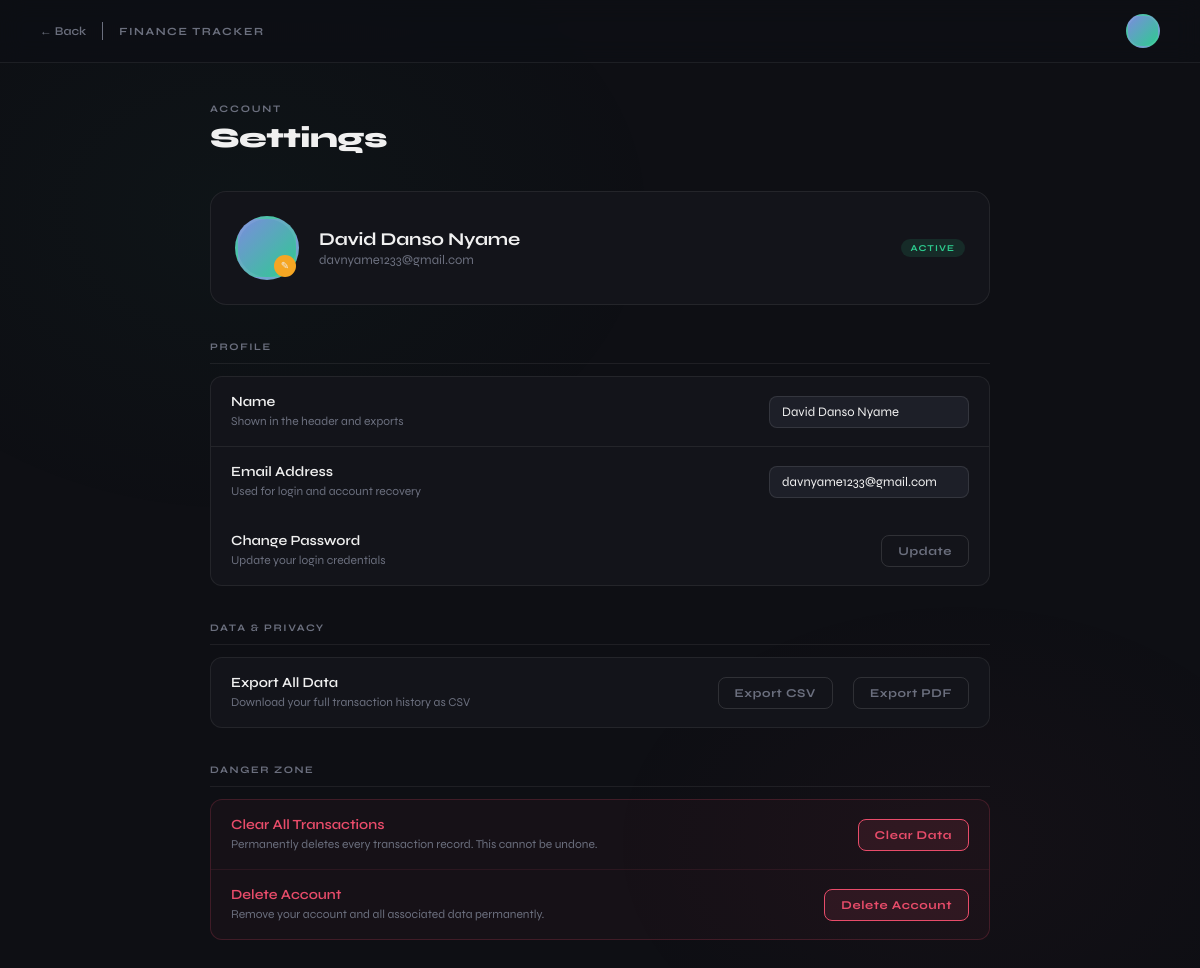
The page /settings (signed in) on the database its author committed.
### main.py (models this page shows, shortened)
class User(db.Model, UserMixin):
    id = db.Column(db.Integer, primary_key=True)
    username = db.Column(db.String(80), unique=True, nullable=False)
    email = db.Column(db.String(120), unique=True, nullable=False)
    password_hash = db.Column(db.String(256), nullable=False)
    transactions = db.relationship('Transaction', backref='user', lazy=True)

### main.py (the view, shortened to what this page needs)
@app.route("/settings", methods=["GET", "POST"])
def settings():
    name = current_user.username
    email = current_user.email
    action = request.form.get("action")
    return render_template(
        "settings.html",
        logged_in=True,
        name=name,
        email=email
    )

### main.py (called while the page is built)
@login_manager.user_loader
def load_user(user_id):
    return User.query.get(int(user_id))

### templates/settings.html (shortened to what this page needs)
<!doctype html>
<html lang="en">
  <head>
  </head>
  <body>
    <div class="topbar">
      <div class="topbar-left">
        <a class="back-btn" href="{{ url_for('home') }}">← Back</a>
        <span class="topbar-brand">Finance Tracker</span>
      </div>
      <div class="topbar-right">
        <div class="profile-avatar"></div>
      </div>
    </div>
    <div class="page-wrap">
      <div class="page-eyebrow">Account</div>
      <div class="page-title">Settings</div>
      <div class="profile-card">
        <div class="profile-card-avatar">
          <span class="avatar-edit">✎</span>
        </div>
        <div class="profile-card-info">
          <div class="profile-card-name" id="display-name">{{ name }}</div>
          <div class="profile-card-email" id="display-email">{{ email }}</div>
        </div>
        <span class="profile-card-badge">Active</span>
      </div>
      <div class="section">
        <div class="section-label">Profile</div>
        <div class="row-group">
            <form id="profile-form" action="{{ url_for('settings') }}" method="POST">
            <div class="setting-row first">
              <div class="row-info">
                <div class="row-title">Name</div>
                <div class="row-desc">Shown in the header and exports</div>
              </div>
              <input class="setting-input" name="name" id="name-input" type="text" placeholder="Your name" value="{{ name }}" oninput="markDirty()" />
            </div>
            <div class="setting-row">
              <div class="row-info">
                <div class="row-title">Email Address</div>
                <div class="row-desc">Used for login and account recovery</div>
              </div>
              <input class="setting-input" name="email" id="email-input" type="email" placeholder="you@example.com" value="{{ email }}" oninput="markDirty()" />
            </div>
          </form>
          <div class="setting-row last">
            <div class="row-info">
              <div class="row-title">Change Password</div>
              <div class="row-desc">Update your login credentials</div>
            </div>
            <button class="btn btn-ghost" onclick="openPasswordModal()">Update</button>
          </div>
        </div>
      </div>
      <div class="section">
        <div class="section-label">Data & Privacy</div>
        <div class="row-group">
          <div class="setting-row first">
            <div class="row-info">
              <div class="row-title">Export All Data</div>
              <div class="row-desc">Download your full transaction history as CSV</div>
            </div>
            <button class="btn btn-ghost" onclick="window.location.href='{{ url_for('export') }}'">Export CSV</button>
              <button class="btn btn-ghost" onclick="window.location.href='{{ url_for('export_pdf') }}'">Export PDF</button>
          </div>
        </div>
      </div>
      <div class="section">
        <div class="section-label">Danger Zone</div>
        <div class="danger-zone">
          <div class="setting-row first">
            <div class="row-info">
              <div class="row-title">Clear All Transactions</div>
              <div class="row-desc" style="color:#6b6f7e">Permanently deletes every transaction record. This cannot be undone.</div>
            </div>
            <button class="btn btn-red" onclick="openModal('clear')">Clear Data</button>
          </div>
          <div class="setting-row last">
            <div class="row-info">
              <div class="row-title">Delete Account</div>
              <div class="row-desc" style="color:#6b6f7e">Remove your account and all associated data permanently.</div>
            </div>
            <button class="btn btn-red" onclick="openModal('delete')">Delete Account</button>
          </div>
        </div>
      </div>
    </div>
  </body>
</html>

### rows shown on the page
User: username "David Danso Nyame", email "davnyame1233@gmail.com", name "David Danso Nyame"
